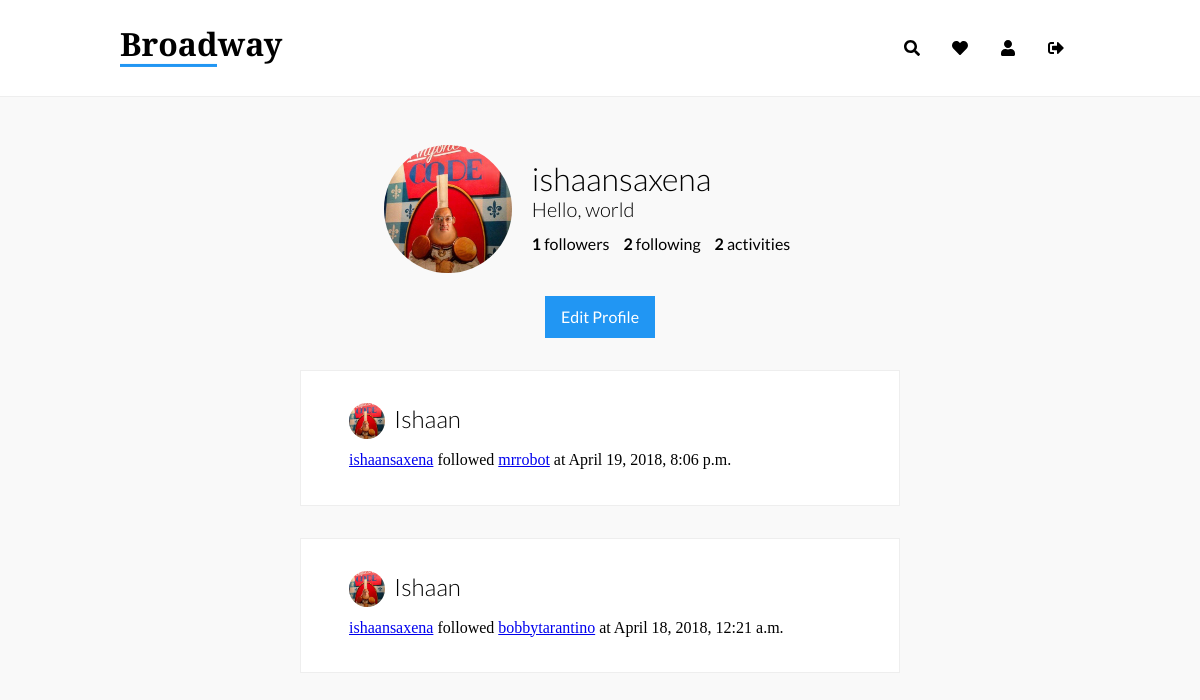
/u/ (signed in), run on the app's committed database.
### user/models.py (models this page shows, shortened)
class Profile(models.Model):
    user = models.OneToOneField(User, on_delete=models.CASCADE)
    bio = models.TextField(max_length=512, blank=True)
    birth_date = models.DateField(null=True, blank=True)
    name = models.CharField(max_length=32, blank=True)
    profile_picture = models.ImageField(
        upload_to='static/assets/user_images/',
        default='static/assets/user_images/default.png',
        blank=True
    )
    created_at = models.DateTimeField(
        auto_now_add=True
    )
    followers = models.IntegerField(default=0)
    following = models.IntegerField(default=0)
    def __str__(self):
        return self.user.username

class Activity(models.Model):
    activity_type = models.CharField(max_length=50)
    main_user = models.ForeignKey(
        Profile,
        on_delete=models.CASCADE,
        related_name="main_user",
        null=True
    )
    movie = models.ForeignKey(
        main.models.Movie,
        on_delete=models.CASCADE,
        related_name="add_movie",
        null=True,
        blank=True
    )
    activity_user = models.ForeignKey(
        Profile,
        on_delete=models.CASCADE,
        related_name="activity_user",
        null=True,
        blank=True
    )
    created_at = models.DateTimeField(
        auto_now_add=True
    )

### user/views.py (the view)
# urls.py: path('', views.profile, name='profile'),
@login_required
def profile(request):
    user_profile = Profile.objects.get(user=request.user)
    activities = Activity.objects.filter(main_user=user_profile).order_by('-created_at')
    context = {
        'profile': user_profile,
        'activities': activities,
    }
    return render(request, 'user/profile.html', context)

### templates/user/profile.html (shortened to what this page needs)
{% extends "base.html" %}
{% load static %}
{% block assets %}
<link rel="stylesheet" href="{% static 'css/profile.css' %}">
<link rel="stylesheet" href="{% static 'css/activity.css' %}">
{% endblock %}
{% block content %}
<div class="container">
    <div class="section transparent profile-outer">
        <div class="profile profile-picture">
            <img src="/{{ profile.profile_picture }}">
        </div>
        <div class="profile profile-data">
            <h1 class="username">{{user.username}}</h1>
            <p class="data-outer">
                {{ profile.bio }}
            </p>
            <p class="data-outer">
                <span class="data"><span class="interactions">{{ profile.followers }}</span> followers</span>
                <span class="data"><span class="interactions">{{ profile.following }}</span> following</span>
                <span class="data"><span class="interactions">{{ activities.count }}</span> activities</span>
            </p>
        </div>
    </div>
    <div class="btn-container">
        <a href="{% url 'edit' %}" class="btn btn-edit">Edit Profile</a>
    </div>
</div>
<div class="container small">
    {% for activity in activities %}
        <div class="section">
            <div class="row">
                <div class="profile-picture">
                    <img src="/{{ activity.main_user.profile_picture }}">
                </div>
                <div class="heading">
                    <h2>
                    {% if activity.main_user.name %}
                        {{ activity.main_user.name }}
                    {% else %}
                        {{ activity.main_user }}
                    {% endif %}
                    </h2>
                </div>
            </div>
            <div class="row">
                {% if activity.movie %}
                {% else %}
                    <a href="/u/{{ activity.main_user }}">{{ activity.main_user }}</a>
                    {{ activity.activity_type }}
                    <a href="/u/{{ activity.activity_user }}">{% if activity.activity_user.user == request.user %}you{% else %}{{ activity.activity_user }}{% endif %}</a>
                    at {{ activity.created_at }}
                {% endif %}
            </div>
        </div>
    {% endfor %}
</div>
{% endblock %}

### templates/base.html (shortened to what this page needs)
{% load static %}
<!DOCTYPE html>
<html lang="en" dir="ltr">
    <head>
        <link rel="stylesheet" href="{% static 'css/main.css' %}" />
        <link rel="stylesheet" href="{% static 'css/menu.css' %}" />
        <link rel="stylesheet" href="{% static 'css/normalize.min.css' %}" />
        {% block assets %}
        {% endblock %}
    </head>
    <body>
        <div class="main">
        {% if user.is_authenticated %}
            <div class="menu">
                <div class="container">
                    <a href="{% url 'index' %}" class="logo menu-item">
                        <div class="text">Broadway</div>
                    </a>
                    <a class="menu-item" href="{% url 'logout' %}">
                        <i class="fas fa-sign-out-alt"></i>
                    </a>
                    <a class="menu-item" href="{% url 'profile' %}">
                        <i class="fas fa-user"></i>
                    </a>
                    <a class="menu-item" href="#">
                        <i class="fas fa-heart"></i>
                    </a>
                    <a class="menu-item search" href="#">
                        <i class="fas fa-search"></i>
                    </a>
                </div>
            </div>
        {% endif %}
        {% block content %}
        {% endblock %}
    </div>
    </body>
</html>

### static/css/main.css (style rules this page uses)
html { -moz-osx-font-smoothing:grayscale;-webkit-font-smoothing:antialiased;text-rendering:optimizeLegibility;-webkit-font-feature-settings:"kern";-moz-font-feature-settings:"kern";font-feature-settings:"kern";-webkit-perspective:1000 }
body { width:100%;min-height:100vh;background:#F9F9F9 }
.container { display:block;position:relative;margin:0 10%;width:auto }
.container.small { margin:0 25% }
.section { width:auto;padding:2rem 3rem;margin:2rem 0 0 0;background:#FFFFFF;border:solid 1px #EEEEEE }
.section.transparent { padding:1rem 4rem;background:transparent;border:none }
.btn { cursor:pointer;text-decoration:none;display:inline-block;padding:0.75rem 1rem;background:#1976D2;color:#FFFFFF;border:none;outline:none;-webkit-box-shadow:none;box-shadow:none;text-align:center;font-family:"Lato", sans-serif;font-weight:400;font-size:1rem;background:#2196F3;-webkit-transition:all 0.15s ease;-o-transition:all 0.15s ease;transition:all 0.15s ease }

### static/css/menu.css (style rules this page uses)
.menu { display: block; position: -webkit-sticky; position: sticky; top: 0; left: 0; width: 100%; background: #FFFFFF; padding: 1rem 0; text-align: center; z-index: 98; border-bottom: solid 1px #EEEEEE; }
.menu .menu-item { display: block; position: relative; text-decoration: none; color: inherit; float: right; height: 4rem; width: 3rem; -webkit-transition: all 0.25s ease; -o-transition: all 0.25s ease; transition: all 0.25s ease; }
.menu .menu-item svg, .menu .menu-item i { display: inline-block; position: relative; top: 50%; -webkit-transform: translateY(-50%); -ms-transform: translateY(-50%); transform: translateY(-50%); }
.menu .logo { display: block; position: relative; text-decoration: none; color: inherit; font-family: "Playfair Display", serif; font-weight: bolder; font-size: 2rem; height: 2rem; width: auto; padding: 0.75rem 0; }
.menu .logo::after { content: ''; display: block; position: relative; background: #2196F3; width: 60%; height: 0.2rem; -webkit-transform: translateY(-33%); -ms-transform: translateY(-33%); transform: translateY(-33%); }
.menu .logo.menu-item { float: left; }
.menu .logo .text { position: relative; top: 50%; -webkit-transform: translateY(-50%); -ms-transform: translateY(-50%); transform: translateY(-50%); }
.menu .container { height: 4rem; }

### static/css/profile.css (style rules this page uses)
.profile-outer { text-align: center; vertical-align: middle; }
.profile { display: inline-table; vertical-align: top; height: auto; position: relative; }
.profile.profile-picture img { -o-object-fit: cover; object-fit: cover; height: 8rem; width: 8rem; display: block; position: relative; border-radius: 50%; }
.profile.profile-data { margin: 1rem; font-family: "Lato", sans-serif; text-align: left; }
.profile.profile-data .username { margin: 0; padding: 0; font-weight: 300; font-size: 2rem; }
.profile.profile-data .data-outer { margin: 0 0 10px 0; font-weight: 300; font-size: 1.25rem; }
.profile.profile-data .data { margin: 0 10px 0 0; font-weight: 400; font-size: 1rem; }
.profile.profile-data .data .interactions { font-weight: bolder; }
.btn-container { width: 100%; text-align: center; }
.btn-container .btn { display: inline-block; }

### static/css/activity.css (style rules this page uses)
.row { margin-bottom: 3px; }
.row .profile-picture { display: inline-block; width: 2.25rem; height: 2.25rem; }
.row .profile-picture img { -o-object-fit: cover; object-fit: cover; height: inherit; width: inherit; display: block; position: relative; border-radius: 50%; }
.heading { display: inline-block; height: 2rem; width: auto; margin-left: 5px; }
.heading h2 { font-size: 1.5rem; padding: 0; margin: 0; font-family: "Lato", sans-serif; font-weight: 300; display: block; top: 50%; -webkit-transform: translateY(-40%); -ms-transform: translateY(-40%); transform: translateY(-40%); }

### data on the page
Profile: profile_picture (picture), bio "Hello, world", followers "1", following "2"
Activity: main_user.profile_picture (picture), main_user.name "Ishaan", main_user "ishaansaxena", activity_type "followed", activity_user "mrrobot", created_at "April 19, 2018, 8:06 p.m."
Activity: main_user.profile_picture (picture), main_user.name "Ishaan", main_user "ishaansaxena", activity_type "followed", activity_user "bobbytarantino", created_at "April 18, 2018, 12:21 a.m."

### other printed values
{{ user.username }} "ishaansaxena"
{{ activities.count }} "2"
